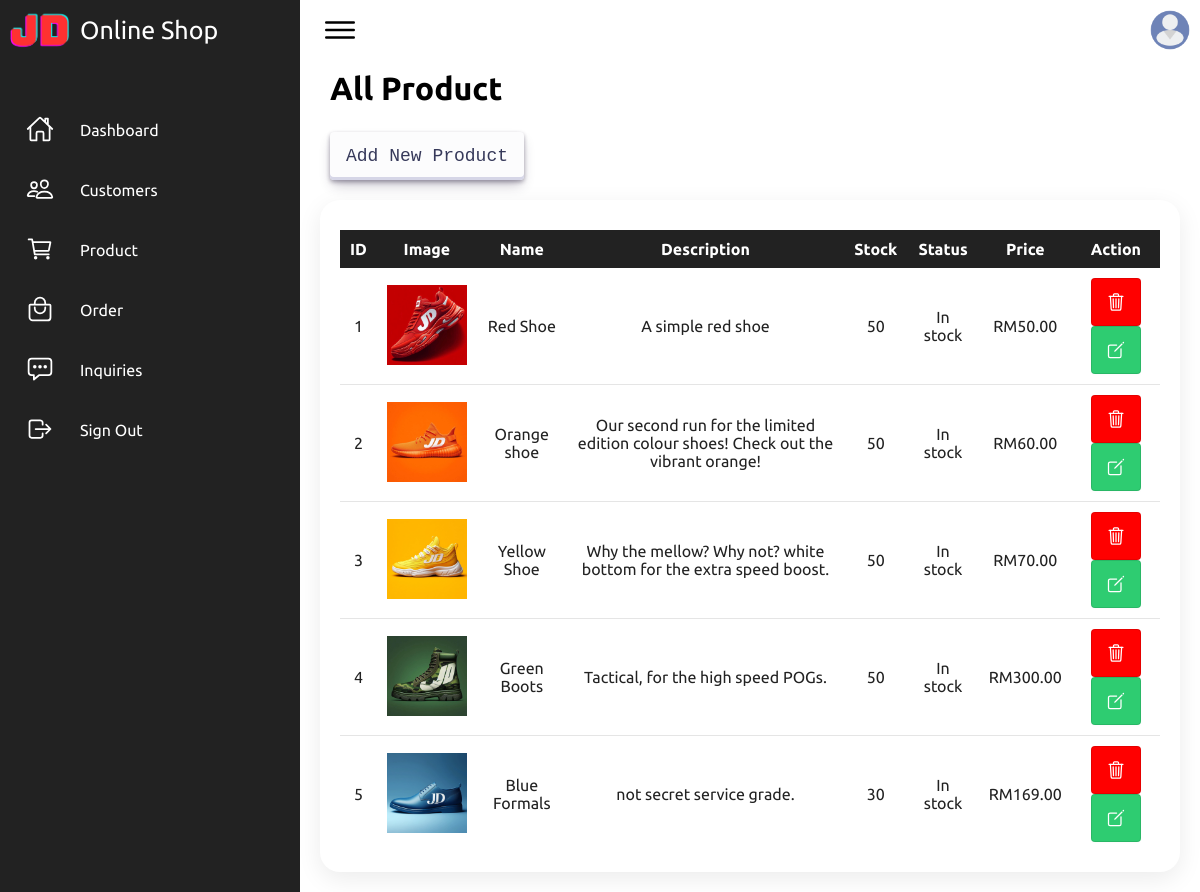
The app's page /admin/product-list.php (signed in) with its own data.
### tables this page shows
CREATE TABLE `products` (
  `id` int(255) NOT NULL,
  `name` varchar(255) NOT NULL,
  `stock` int(255) NOT NULL,
  `price` decimal(10,2) NOT NULL,
  `status` varchar(255) NOT NULL,
  `description` text NOT NULL,
  `img` varchar(255) NOT NULL,
  `arrival_date` timestamp NOT NULL DEFAULT current_timestamp()
);

### admin/product-list.php (the view, shortened to what this page needs)
<!DOCTYPE html>
<html lang="en">
<head>
  <link rel="stylesheet" href="assets/css/style.css">
</head>
<body>
  <div class="container">
    <?php include'nav.php' ?>
    <h1 style="margin-top: 10px; margin-left: 30px;">All Product</h1>
    <div class="btn-list">
      <a href="add-product.php"><button class="btn-add" role="button">Add New Product</button></a>
    </div>
    <div class="list">
      <div class="recentList">
        <table>
          <thead>
            <tr>
              <td>ID</td>
              <td>Image</td>
              <td>Name</td>
              <td>Description</td>
              <td>Stock</td>
              <td>Status</td>
              <td>Price</td>
              <td>Action</td>
            </tr>
          </thead>
          <tbody>
           <?php
           include('../connect/config.php');
           $query = "SELECT * FROM products";
           $result = mysqli_query($conn, $query);
           if (mysqli_num_rows($result) > 0) {
            while ($row = mysqli_fetch_assoc($result)) {
              ?>
              <tr>
                <td><?php echo $row['id']; ?></td>
                <td><img src="product/<?php echo $row['img']; ?>" alt="Product Image" width="80"></td>
                <td><?php echo $row['name']; ?></td>
                <td><?php echo $row['description']; ?></td>
                <td><?php echo $row['stock']; ?></td>
                <td><?php echo $row['status']; ?></td>
                <td>RM<?php echo $row['price']; ?></td>
                <td>
                  <a href="delete-product.php?id=<?php echo $row['id']; ?>" onclick="return confirm('Are you sure you want to delete this product?');" class="link">
                    <button class="delete-btn"><ion-icon name="trash-outline"></ion-icon></button>
                  </a>
                  <a href="edit-product.php?product_upd=<?php echo $row['id']; ?>"><button class="edit-btn"><ion-icon name="create-outline"></ion-icon></ion-icon></button></a>
                </td>
              </tr>
              <?php
            }
          } else {
            echo "<tr><td colspan='10'>No products found</td></tr>";
          }
          ?>
        </tbody>
      </table>
    </div>
    </div>
  </div>
</body>

### admin/assets/css/style.css (style rules this page uses)
* { font-family: "Ubuntu", sans-serif; margin: 0; padding: 0; box-sizing: border-box; }
:root { --blue: #2a2185; --white: #fff; --gray: #f5f5f5; --black1: #222; --black2: #999; }
body { min-height: 100vh; overflow-x: hidden; }
.container { position: relative; width: 100%; }
.btn-list { margin-top: 25px; margin-left: 30px; }
.btn-add { align-items: center; appearance: none; background-color: #FCFCFD; border-radius: 4px; border-width: 0; box-shadow: rgba(45, 35, 66, 0.4) 0 2px 4px,rgba(45, 35, 66, 0.3) 0 7px 13px -3px,#D6D6E7 0 -3px 0 inset; box-sizing: border-box; color: #36395A; cursor: pointer; display: inline-flex; font-family: "JetBrains Mono",monospace; height: 48px; justify-content: center; line-height: 1; list-style: none; overflow: hidden; padding-left: 16px; padding-right: 16px; position: relative; text-align: left; text-decoration: none; transition: box-shadow .15s,transform .15s; user-select: none; -webkit-user-select: none; touch-action: manipulation; white-space: nowrap; will-change: box-shadow,transform; font-size: 18px; }
.list { position: relative; width: 100%; padding: 20px; display: grid; }
.list .recentList { position: relative; display: grid; background: var(--white); padding: 20px; box-shadow: 0 7px 25px rgba(0, 0, 0, 0.08); border-radius: 20px; }
.list .recentList table { width: 100%; border-collapse: collapse; margin-top: 10px; height: 50px; text-align: center; }
.list table thead tr { background-color: var(--black1); }
.list table thead td { font-weight: 600; color: white; }
.list .recentList table tr { color: var(--black1); border-bottom: 1px solid rgba(0, 0, 0, 0.1); }
.list .recentList table tr:last-child { border-bottom: none; }
.list .recentList table tr td { padding: 10px; }
.list .recentList table tr td:nth-child(3) { text-align: center; }
.link { text-decoration: none; }
.view-btn ion-icon, .edit-btn ion-icon, .delete-btn ion-icon { color: var(--white); height: 20px; width: 20px; }
.delete-btn { align-items: center; background-color: red; border: 1px solid rgba(0, 0, 0, 0.1); border-radius: .25rem; box-shadow: rgba(0, 0, 0, 0.02) 0 1px 3px 0; box-sizing: border-box; color: rgba(0, 0, 0, 0.85); cursor: pointer; display: inline-flex; font-family: system-ui,-apple-system,system-ui,"Helvetica Neue",Helvetica,Arial,sans-serif; font-size: 16px; font-weight: 600; justify-content: center; line-height: 1.25; margin: 0; min-height: 3rem; position: relative; text-decoration: none; transition: all 250ms; user-select: none; -webkit-user-select: none; touch-action: manipulation; vertical-align: baseline; width: 50px; }
.edit-btn { align-items: center; background-color: #2ECC71; border: 1px solid rgba(0, 0, 0, 0.1); border-radius: .25rem; box-shadow: rgba(0, 0, 0, 0.02) 0 1px 3px 0; box-sizing: border-box; color: rgba(0, 0, 0, 0.85); cursor: pointer; display: inline-flex; font-family: system-ui,-apple-system,system-ui,"Helvetica Neue",Helvetica,Arial,sans-serif; font-size: 16px; font-weight: 600; justify-content: center; line-height: 1.25; margin: 0; min-height: 3rem; position: relative; text-decoration: none; transition: all 250ms; user-select: none; -webkit-user-select: none; touch-action: manipulation; vertical-align: baseline; width: 50px; }

### records on screen
products: id "1", img (picture), name "Red Shoe", description "A simple red shoe", stock "50", status "In stock", price "50.00"
products: id "2", img (picture), name "Orange shoe", description "Our second run for the limited edition colour shoes! Check out the vibrant orange!", stock "50", status "In stock", price "60.00"
products: id "3", img (picture), name "Yellow Shoe", description "Why the mellow? Why not? white bottom for the extra speed boost.", stock "50", status "In stock", price "70.00"
products: id "4", img (picture), name "Green Boots", description "Tactical, for the high speed POGs.", stock "50", status "In stock", price "300.00"
products: id "5", img (picture), name "Blue Formals", description "not secret service grade.", stock "30", status "In stock", price "169.00"
